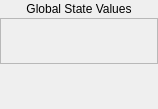
<?xml version="1.0" encoding="UTF-8"?>
<ui version="4.0">
 <class>GlobalStateWidget</class>
 <widget class="QWidget" name="GlobalStateWidget">
  <property name="geometry">
   <rect>
    <x>0</x>
    <y>0</y>
    <width>158</width>
    <height>109</height>
   </rect>
  </property>
  <property name="minimumSize">
   <size>
    <width>158</width>
    <height>109</height>
   </size>
  </property>
  <property name="baseSize">
   <size>
    <width>120</width>
    <height>15</height>
   </size>
  </property>
  <property name="windowTitle">
   <string>Form</string>
  </property>
  <layout class="QVBoxLayout" name="verticalLayout_2">
   <property name="spacing">
    <number>2</number>
   </property>
   <property name="leftMargin">
    <number>0</number>
   </property>
   <property name="topMargin">
    <number>2</number>
   </property>
   <property name="rightMargin">
    <number>0</number>
   </property>
   <property name="bottomMargin">
    <number>5</number>
   </property>
   <item>
    <widget class="QLabel" name="Title">
     <property name="text">
      <string>Global State Values</string>
     </property>
     <property name="alignment">
      <set>Qt::AlignCenter</set>
     </property>
    </widget>
   </item>
   <item>
    <widget class="QScrollArea" name="scrollArea">
     <property name="widgetResizable">
      <bool>true</bool>
     </property>
     <widget class="QWidget" name="scrollAreaWidgetContents">
      <property name="geometry">
       <rect>
        <x>0</x>
        <y>0</y>
        <width>156</width>
        <height>43</height>
       </rect>
      </property>
      <property name="sizePolicy">
       <sizepolicy hsizetype="MinimumExpanding" vsizetype="Preferred">
        <horstretch>0</horstretch>
        <verstretch>0</verstretch>
       </sizepolicy>
      </property>
      <property name="baseSize">
       <size>
        <width>0</width>
        <height>0</height>
       </size>
      </property>
      <layout class="QVBoxLayout" name="verticalLayout_3">
       <property name="spacing">
        <number>0</number>
       </property>
       <property name="leftMargin">
        <number>0</number>
       </property>
       <property name="topMargin">
        <number>0</number>
       </property>
       <property name="rightMargin">
        <number>0</number>
       </property>
       <property name="bottomMargin">
        <number>0</number>
       </property>
       <item>
        <layout class="QVBoxLayout" name="stateCheckboxes"/>
       </item>
      </layout>
     </widget>
    </widget>
   </item>
   <item>
    <spacer name="verticalSpacer">
     <property name="orientation">
      <enum>Qt::Vertical</enum>
     </property>
     <property name="sizeType">
      <enum>QSizePolicy::MinimumExpanding</enum>
     </property>
     <property name="sizeHint" stdset="0">
      <size>
       <width>20</width>
       <height>40</height>
      </size>
     </property>
    </spacer>
   </item>
  </layout>
 </widget>
 <resources/>
 <connections/>
</ui>
